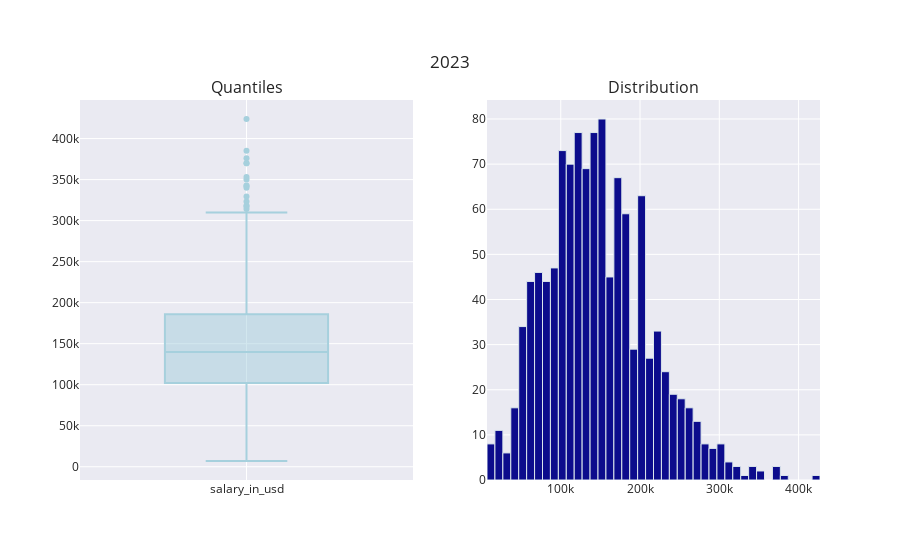

Here is the notebook cell this chart was saved with:
### Code cell
num_var_summary(df,"salary_in_usd",2023)

### Figure 1 — Plotly figure (JSON) as saved in the notebook; plotly's stock layout.template omitted (floating-point values rounded to 4 significant figures; data arrays with more than 128 entries replaced by an {"elided": "..."} marker saying what was removed)
{"data": [{"marker": {"color": "#A6D0DD"}, "name": "salary_in_usd", "showlegend": false, "type": "box", "xaxis": "x", "y": {"elided": "1156 int values"}, "yaxis": "y"}, {"marker": {"color": "rgb(12, 12, 140)", "line": {"color": "#DBE6EC", "width": 1}}, "name": "salary_in_usd", "showlegend": false, "type": "histogram", "x": {"elided": "1156 int values"}, "xaxis": "x2", "xbins": {"end": 423834, "start": 7000}, "yaxis": "y2"}], "layout": {"annotations": [{"font": {"size": 16}, "showarrow": false, "text": "Quantiles", "x": 0.225, "xanchor": "center", "xref": "paper", "y": 1, "yanchor": "bottom", "yref": "paper"}, {"font": {"size": 16}, "showarrow": false, "text": "Distribution", "x": 0.775, "xanchor": "center", "xref": "paper", "y": 1, "yanchor": "bottom", "yref": "paper"}], "title": {"text": "2023", "x": 0.5, "xanchor": "center", "y": 0.9, "yanchor": "top"}, "xaxis": {"anchor": "y", "domain": [0, 0.45]}, "xaxis2": {"anchor": "y2", "domain": [0.55, 1]}, "yaxis": {"anchor": "x", "domain": [0, 1]}, "yaxis2": {"anchor": "x2", "domain": [0, 1]}}}
